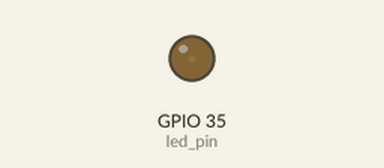
The sketch below on a simulated ESP32. Parts: output pins drawn as LEDs (lit = HIGH). What the sketch prints to the serial monitor is not drawn.

Above: at 2.05 s.
At 2.95 s:
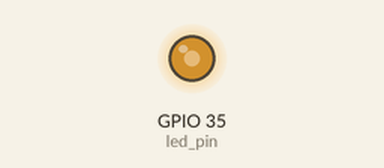
At 3.4 s:
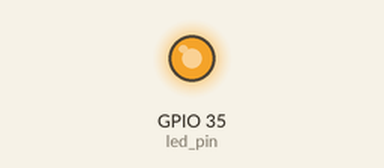
At 4.75 s:
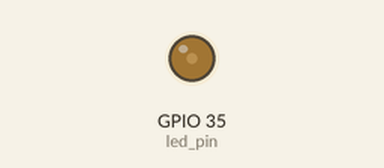
Timing chart, 0 to 9.0 s (numbered marks = the images above):
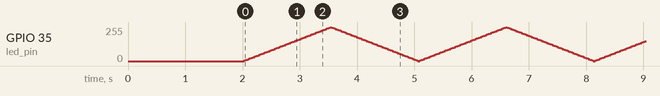

The sketch:

analogControlLed.ino
```cpp
#define led_pin 35

int brightness = 0;
int step = 5;

void setup() {
  Serial.begin(9600);
  Serial.println("Starting the program");
  delay(2000);
  pinMode(led_pin, OUTPUT);
}

void loop() {
  analogWrite(led_pin,brightness);
  brightness = brightness + step;
  if (brightness <= 0 || brightness >= 255){
    step = -step;
  }
  delay(30);

}
```
